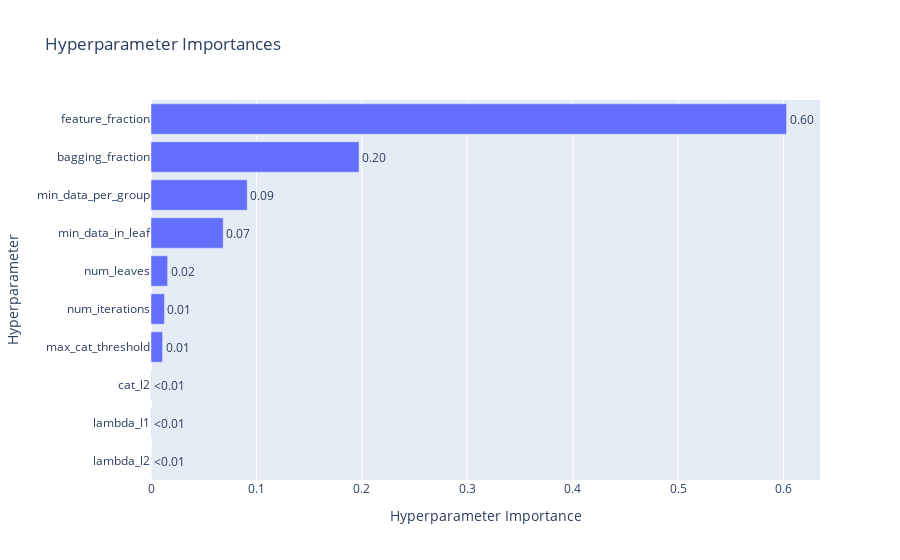

The notebook cell saved with this chart:
### Code cell
plot_param_importances(study)

### Figure 1 — Plotly figure (JSON) as saved in the notebook; plotly's stock layout.template omitted (floating-point values rounded to 4 significant figures)
{"data": [{"cliponaxis": false, "hovertemplate": ["lambda_l2 (FloatDistribution): 4.468212051272747e-05<extra></extra>", "lambda_l1 (FloatDistribution): 0.00023378011856945544<extra></extra>", "cat_l2 (FloatDistribution): 0.00025828214371971466<extra></extra>", "max_cat_threshold (IntDistribution): 0.010975886949113431<extra></extra>", "num_iterations (IntDistribution): 0.01276468004445395<extra></extra>", "num_leaves (IntDistribution): 0.01578785051537731<extra></extra>", "min_data_in_leaf (IntDistribution): 0.06848498495817525<extra></extra>", "min_data_per_group (IntDistribution): 0.09125563148679453<extra></extra>", "bagging_fraction (FloatDistribution): 0.19734096647652385<extra></extra>", "feature_fraction (FloatDistribution): 0.6028532551867597<extra></extra>"], "name": "Objective Value", "orientation": "h", "text": ["<0.01", "<0.01", "<0.01", "0.01", "0.01", "0.02", "0.07", "0.09", "0.20", "0.60"], "textposition": "outside", "type": "bar", "x": [4.468e-05, 0.0002338, 0.0002583, 0.01098, 0.01276, 0.01579, 0.06848, 0.09126, 0.1973, 0.6029], "y": ["lambda_l2", "lambda_l1", "cat_l2", "max_cat_threshold", "num_iterations", "num_leaves", "min_data_in_leaf", "min_data_per_group", "bagging_fraction", "feature_fraction"]}], "layout": {"title": {"text": "Hyperparameter Importances"}, "xaxis": {"title": {"text": "Hyperparameter Importance"}}, "yaxis": {"title": {"text": "Hyperparameter"}}}}
